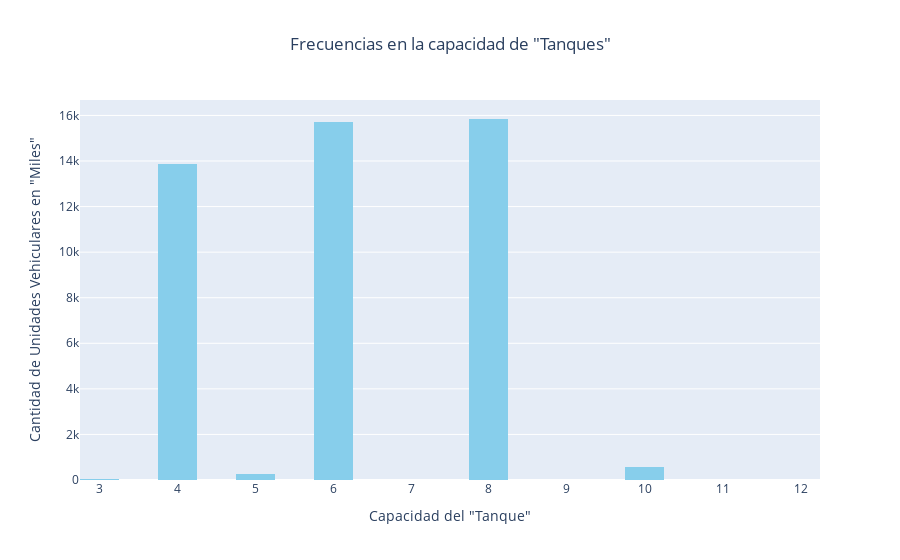

Here is the notebook cell this chart was saved with:
### Code cell
'''Representando la frecuencia de la capacidad
de tanques a manera de histograma.'''
import pandas as pd
import plotly.graph_objects as go
# Lectura del DataFrame
df = pd.read_csv(r'D:\workspace_data_science\repositorios_clonados\vehicles_env\vehicles_us.csv')
# Establesco el valor -1 para los tanques desconocidos
df['cylinders'] = df['cylinders'].fillna(-1)
#Filtrando los tanques desconocidos:
df2 = df[~(df['cylinders'] == -1 )]
# Creacion del Histograma
Hist1 = go.Figure(data=[go.Histogram(x=df2['cylinders'],marker_color='skyblue',nbinsx=24)])
#Titulo:
Hist1.update_layout(
    title='Frecuencias en la capacidad de "Tanques"',
    title_x=0.5,
    xaxis_title='Capacidad del "Tanque"',
    yaxis_title='Cantidad de Unidades Vehiculares en "Miles"')
Hist1.show()

### Figure 1 — Plotly figure (JSON) as saved in the notebook; plotly's stock layout.template omitted (floating-point values rounded to 4 significant figures; data arrays with more than 128 entries replaced by an {"elided": "..."} marker saying what was removed)
{"data": [{"marker": {"color": "skyblue"}, "nbinsx": 24, "type": "histogram", "x": {"elided": "46265 float values"}}], "layout": {"title": {"text": "Frecuencias en la capacidad de \"Tanques\"", "x": 0.5}, "xaxis": {"title": {"text": "Capacidad del \"Tanque\""}}, "yaxis": {"title": {"text": "Cantidad de Unidades Vehiculares en \"Miles\""}}}}
